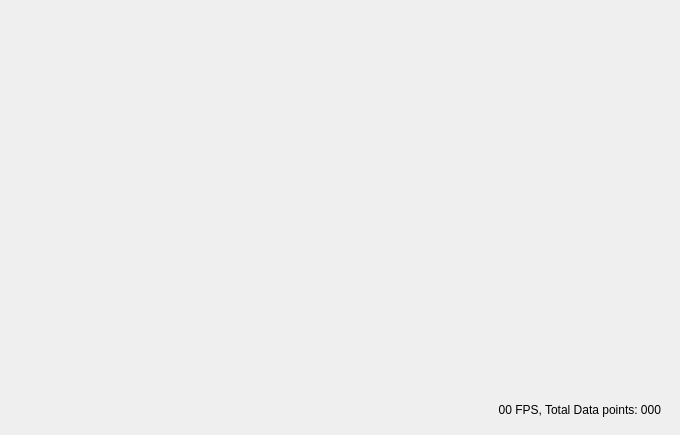
<?xml version="1.0" encoding="UTF-8"?>
<ui version="4.0">
 <class>RBGraph</class>
 <widget class="QDialog" name="RBGraph">
  <property name="geometry">
   <rect>
    <x>0</x>
    <y>0</y>
    <width>680</width>
    <height>435</height>
   </rect>
  </property>
  <property name="windowTitle">
   <string>Dialog</string>
  </property>
  <widget class="QCustomPlot" name="customPlot" native="true">
   <property name="geometry">
    <rect>
     <x>10</x>
     <y>10</y>
     <width>651</width>
     <height>371</height>
    </rect>
   </property>
   <property name="font">
    <font>
     <pointsize>10</pointsize>
    </font>
   </property>
  </widget>
  <widget class="QLabel" name="label_PlotStatus">
   <property name="geometry">
    <rect>
     <x>440</x>
     <y>400</y>
     <width>221</width>
     <height>20</height>
    </rect>
   </property>
   <property name="font">
    <font>
     <pointsize>9</pointsize>
    </font>
   </property>
   <property name="text">
    <string>00 FPS, Total Data points: 000</string>
   </property>
   <property name="alignment">
    <set>Qt::AlignRight|Qt::AlignTrailing|Qt::AlignVCenter</set>
   </property>
  </widget>
 </widget>
 <customwidgets>
  <customwidget>
   <class>QCustomPlot</class>
   <extends>QWidget</extends>
   <header>qcustomplot.h</header>
   <container>1</container>
  </customwidget>
 </customwidgets>
 <resources/>
 <connections/>
</ui>
